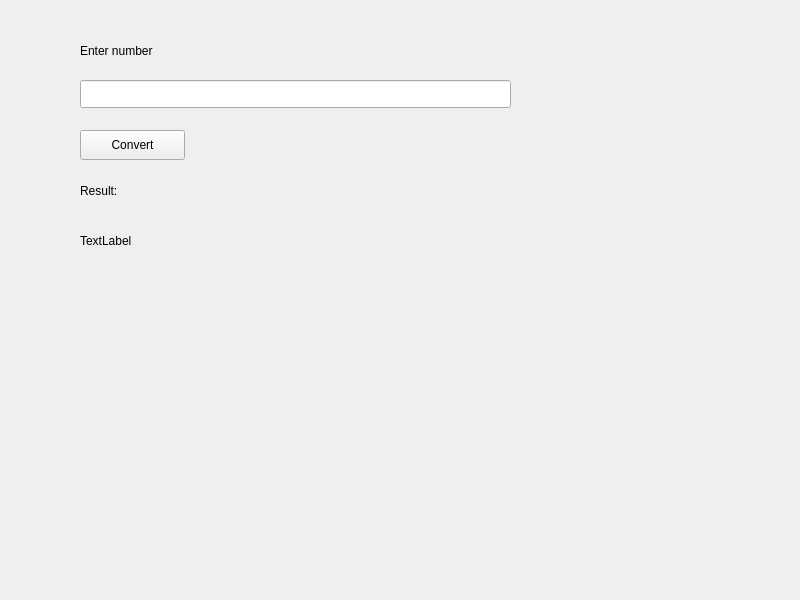
<?xml version="1.0" encoding="UTF-8"?>
<ui version="4.0">
 <class>Widget</class>
 <widget class="QWidget" name="Widget">
  <property name="geometry">
   <rect>
    <x>0</x>
    <y>0</y>
    <width>800</width>
    <height>600</height>
   </rect>
  </property>
  <property name="windowTitle">
   <string>Widget</string>
  </property>
  <widget class="QLineEdit" name="lineEdit">
   <property name="geometry">
    <rect>
     <x>80</x>
     <y>80</y>
     <width>431</width>
     <height>28</height>
    </rect>
   </property>
  </widget>
  <widget class="QLabel" name="label">
   <property name="geometry">
    <rect>
     <x>80</x>
     <y>40</y>
     <width>161</width>
     <height>21</height>
    </rect>
   </property>
   <property name="text">
    <string>Enter number</string>
   </property>
  </widget>
  <widget class="QPushButton" name="pushButton">
   <property name="geometry">
    <rect>
     <x>80</x>
     <y>130</y>
     <width>105</width>
     <height>30</height>
    </rect>
   </property>
   <property name="text">
    <string>Convert</string>
   </property>
  </widget>
  <widget class="QLabel" name="label_2">
   <property name="geometry">
    <rect>
     <x>80</x>
     <y>180</y>
     <width>79</width>
     <height>21</height>
    </rect>
   </property>
   <property name="text">
    <string>Result:</string>
   </property>
  </widget>
  <widget class="QLabel" name="label_3">
   <property name="geometry">
    <rect>
     <x>80</x>
     <y>230</y>
     <width>551</width>
     <height>21</height>
    </rect>
   </property>
   <property name="text">
    <string>TextLabel</string>
   </property>
  </widget>
 </widget>
 <resources/>
 <connections/>
</ui>
